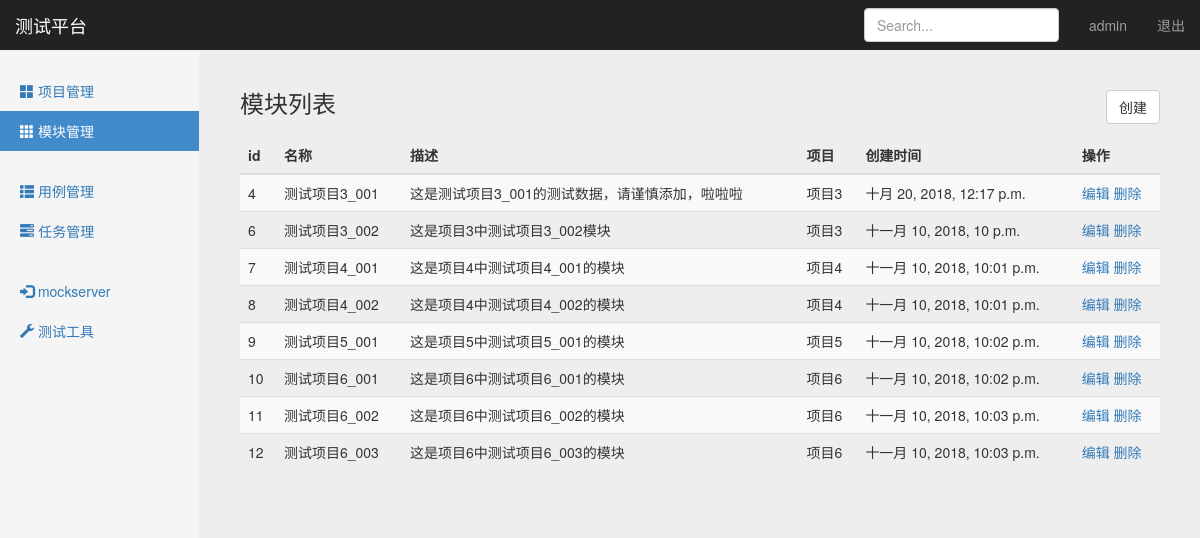
Page /manage/module_manage/ (signed in) on the earlier database version.
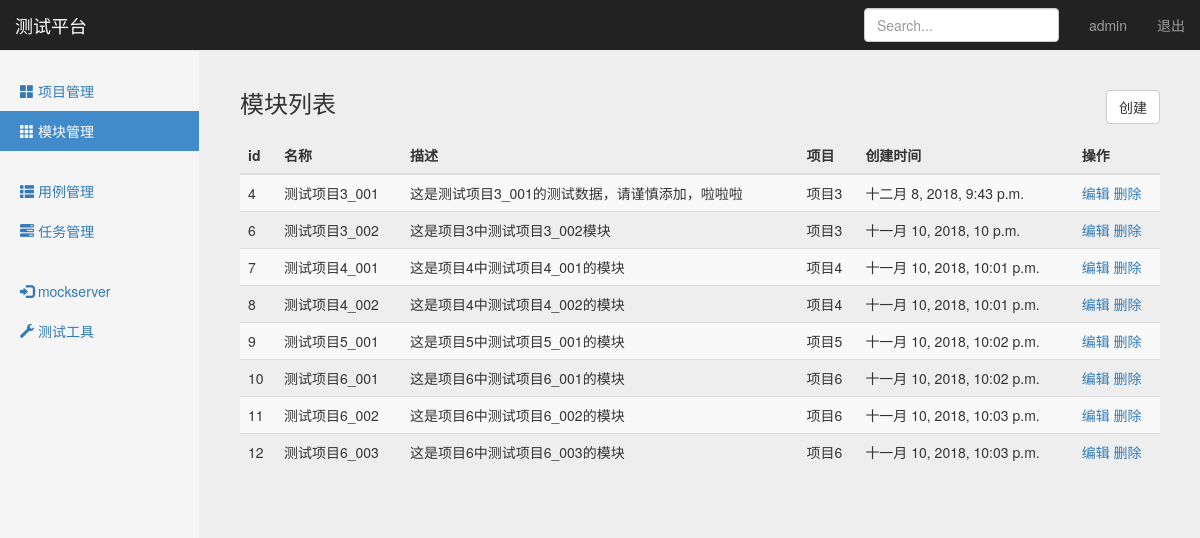
Same page on the later database version.
### project_app/models.py (models this page shows, shortened)
class Module(models.Model):
    project = models.ForeignKey(Project,on_delete=models.CASCADE)
    name = models.CharField("名称", max_length=100, blank=False, default="")
    describe = models.TextField("描述", default="")
    create_time = models.DateTimeField("创建时间", auto_now=True)

class Project(models.Model):
    name = models.CharField("名称",max_length=100,blank=False,default="")  #https://www.cnblogs.com/ccorz/p/Django-models-zhong-guan-yublank-yunull-de-bu-chon.html
    describe = models.TextField("描述",default="")
    status = models.BooleanField("状态",default=True)
    create_time = models.DateTimeField("创建时间",auto_now=True)
    def __str__(self):
        return self.name

### project_app/views/module_views.py (the view)
# urls.py: path('module_manage/',module_views.module_manage),
@login_required
def module_manage(request):
    username = request.session.get('user','')   #读取浏览器session
    module_all = Module.objects.all()
    return render(request, "module_manage.html",{"user":username,"modules":module_all,"type":"list"})

### templates/module_manage.html (shortened to what this page needs)
{% extends "base.html" %}
{% block content %}
    <nav class="navbar navbar-inverse navbar-fixed-top">
      <div class="container-fluid">
        <div class="navbar-header">
          <a class="navbar-brand" href="#">测试平台</a>
        </div>
        <div id="navbar" class="navbar-collapse collapse">
          <ul class="nav navbar-nav navbar-right">
            <li><a href="#">{{ user }}</a></li>
            <li><a href="/logout">退出</a></li>
          </ul>
          <form class="navbar-form navbar-right">
            <input type="text" class="form-control" placeholder="Search...">
          </form>
        </div>
      </div>
    </nav>
    <div class="container-fluid">
      <div class="row">
        <div class="col-sm-3 col-md-2 sidebar">
          <ul class="nav nav-sidebar">
            <li><a href="/manage/project_manage/">
                <span class="glyphicon glyphicon-th-large"></span> 项目管理</a>
            </li>
            <li class="active"><a href="#">
                <span class="glyphicon glyphicon-th"></span> 模块管理</a>
            </li>
          </ul>
          <ul class="nav nav-sidebar">
            <li><a href="/interface/case_manage/">
                <span class="glyphicon glyphicon-th-list"></span> 用例管理</a>
            </li>
            <li><a href="/interface/task_manage/">
                <span class="glyphicon glyphicon-tasks"></span> 任务管理</a>
            </li>
          </ul>
          <ul class="nav nav-sidebar">
            <li><a href="#">
                <span class="glyphicon glyphicon-log-in"></span> mockserver</a>
            </li>
            <li><a href="#">
                <span class="glyphicon glyphicon-wrench"></span> 测试工具</a>
            </li>
          </ul>
        </div>
        {% if type == 'list' %}
        <div class="col-sm-9 col-sm-offset-3 col-md-10 col-md-offset-2 main">
          <h3 class="sub-header">模块列表
            <button type="button" class="btn btn-default"
                    style="float: right;"
                    onclick="window.location.href='/manage/add_module/'">创建</button>
          </h3>
          <div class="table-responsive">
            <table class="table table-striped">
              <thead>
                <tr>
                  <th>id</th>
                  <th>名称</th>
                  <th>描述</th>
                  <th>项目</th>
                  <th>创建时间</th>
                  <th>操作</th>
                </tr>
              </thead>
              <tbody>
                {% for module in modules %}
                <tr>
                  <td>{{ module.id }}</td>
                  <td>{{ module.name }}</td>
                  <td>{{ module.describe }}</td>
                  <td>{{ module.project }}</td>
                  <td>{{ module.create_time }}</td>
                  <td>
                      <a href="/manage/edit_module/{{ module.id }}/">编辑</a>
                      <a href="/manage/delete_module/{{ module.id }}/">删除</a>
                  </td>
                </tr>
                {% endfor %}
              </tbody>
            </table>
          </div>
        </div>
        {% endif %}
      </div>
    </div>
{% endblock %}

Differences in the rows shown:
changed Module "测试项目3_001": create_time "十月 20, 2018, 12:17 p.m." → "十二月 8, 2018, 9:43 p.m."
